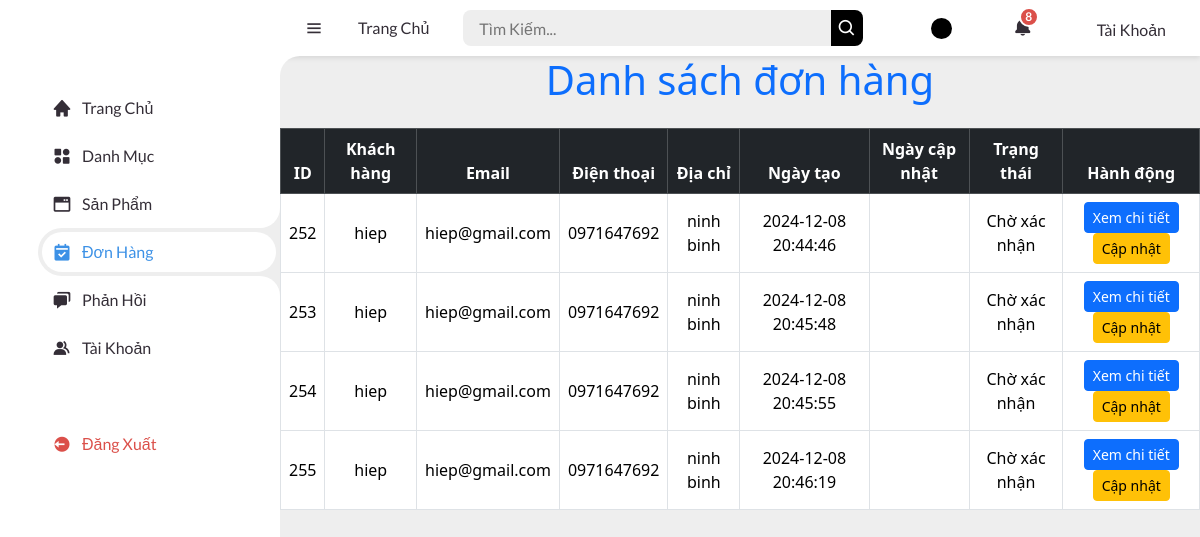
Page /?action=listOrders (signed in) on the committed database.
### tables this page shows
CREATE TABLE `order_details` (
  `order_detail_id` int NOT NULL,
  `name` varchar(255) NOT NULL,
  `email` varchar(255) NOT NULL,
  `phone` varchar(10) NOT NULL,
  `address` varchar(255) NOT NULL,
  `note` text NOT NULL,
  `user_id` int NOT NULL,
  `coupon_id` int DEFAULT NULL,
  `shipping_id` int DEFAULT NULL,
  `created_at` timestamp NULL DEFAULT NULL,
  `updated_at` timestamp NULL DEFAULT NULL,
  `status` int NOT NULL DEFAULT '0' COMMENT '0. Chờ xác nhận 1. Đã xác nhận 2. Đang vận chuyển 3. Hoàn thành'
);

### controllers/admin/OrderControllers.php (called while the page is built, shortened)
<?php
class OrderControllers{
    public $orderModel;
    public function __construct()
    {
        $this->orderModel = new OrderModel();
    }
    public function listOrder()
    {
        $orders = $this->orderModel->allOrder();
        $statusShow = [
            0 => 'Chờ xác nhận',
            1 => 'Đã xác nhận',
            2 => 'Đang vận chuyển',
            3 => 'Hoàn thành',
         ];
        require_once './views/admin/Order/showOrder.php';
    }
    }
?>

### commons/function.php (called while the page is built, shortened)
<?php
function connect_db() {
    try {
        $dsn = 'mysql:host=' . DB_HOST . ';port=' . DB_PORT . ';dbname=' . DB_NAME . ';charset=utf8';
        $conn = new PDO($dsn, DB_USERNAME, DB_PASSWORD);
        $conn->setAttribute(PDO::ATTR_ERRMODE, PDO::ERRMODE_EXCEPTION);
        $conn->setAttribute(PDO::ATTR_DEFAULT_FETCH_MODE, PDO::FETCH_ASSOC);
        return $conn;
    } catch (PDOException $e) {
        die('Lỗi kết nối CSDL: ' . $e->getMessage());
    }
}
?>

### models/OrderModel.php (called while the page is built, shortened)
<?php
class OrderModel
{
    public $conn;
    public function __construct()
    {
        $this->conn = connect_db();
    }
    public function allOrder()
    {
        $sql = "SELECT * FROM `order_details`";
        $data = $this->conn->query($sql);
        return $data->fetchAll();
    }
}

### views/admin/Order/showOrder.php (the view, shortened to what this page needs)
<?php include ('./views/admin/layout/header.php'); ?>
<section id="sidebar">
    <ul class="side-menu top">
        <li>
            <a href="index.php?action=admin">
                <i class='bx bxs-home'></i>
                <span class="text">Trang Chủ</span>
            </a>
        </li>
        <li>
            <a href="index.php?action=home-dm">
                <i class='bx bxs-category-alt'></i>
                <span class="text">Danh Mục</span>
            </a>
        </li>
        <li >
            <a href="index.php?action=product">
                <i class='bx bxs-window-alt'></i>
                <span class="text">Sản Phẩm</span>
            </a>
        </li>
        <li class="active">
            <a href="index.php?action=listOrders">
                <i class='bx bxs-calendar-check'></i>
                <span class="text">Đơn Hàng</span>
            </a>
        </li>
        <li>
            <a href="index.php?action=showComment">
                <i class='bx bxs-chat'></i>
                <span class="text">Phản Hồi</span>
            </a>
        </li>
        <li>
            <a href="index.php?action=all_register">
                <i class='bx bxs-group'></i>
                <span class="text">Tài Khoản</span>
            </a>
        </li>
    </ul>
    <ul class="side-menu">
        <li>
            <a href="index.php?action=logout" class="logout">
                <i class='bx bxs-log-out-circle'></i>
                <span class="text">Đăng Xuất</span>
            </a>
        </li>
    </ul>
</section>
<section id="content">
<nav>
        <i class='bx bx-menu'></i>
        <a href="?action=admin" class="nav-link">Trang Chủ</a>
        <form action="#">
            <div class="form-input">
                <input type="search" placeholder="Tìm Kiếm...">
                <button type="submit" class="search-btn"><i class='bx bx-search'></i></button>
            </div>
        </form>
        <label for="switch-mode" class="switch-mode"></label>
        <a href="#" class="notification">
            <i class='bx bxs-bell'></i>
            <span class="num">8</span>
        </a>
        <div class="header_account">
                                <ul class="d-flex">
                                    <li class="header_search"><a href="#"><i class="icon-magnifier icons"></i></a></li>
                                    <li class="account_link">
                                        <a href="#"><i class="icon-user icons"></i> Tài Khoản</a>
                                    </li>
                                </ul>
                            </div>
    </nav>
<h1 class="text-center text-primary mb-4">Danh sách đơn hàng</h1>
<table class="table table-hover table-bordered text-center align-middle">
    <thead class="table-dark">
        <tr>
            <th>ID</th>
            <th>Khách hàng</th>
            <th>Email</th>
            <th>Điện thoại</th>
            <th>Địa chỉ</th>
            <th>Ngày tạo</th>
            <th>Ngày cập nhật</th>
            <th>Trạng thái</th>
            <th>Hành động</th>
        </tr>
    </thead>
    <tbody>
        <?php foreach ($orders as $order) { ?>
            <tr>
                    <td><?= $order['order_detail_id'] ?></td>
                    <td><?= $order['name'] ?></td>
                    <td><?= $order['email'] ?></td>
                    <td><?= $order['phone'] ?></td>
                    <td><?= $order['address'] ?></td>
                    <td><?= $order['created_at'] ?></td>
                    <td><?= $order['updated_at'] ?></td>
                    <td><?=$statusShow[$order['status']]?></td>
                    <td>
                        <a href="?action=showOrder&id=<?= $order['order_detail_id'] ?>" class="btn btn-primary btn-sm">Xem chi tiết</a>
                        <a href="?action=updateOrder&id=<?= $order['order_detail_id'] ?>" class="btn btn-warning btn-sm">Cập nhật</a>
                    </td>
            </tr>
        <?php } ?>
    </tbody>
</table>
<?php include ('./views/admin/layout/footer.php'); ?>

### index.php (shortened to what this page needs)
<?php
require_once "./commons/function.php";
require_once './models/ProductQuery.php';
require_once './models/OrderModel.php';
require_once './controllers/admin/OrderControllers.php';
$action = isset($_GET["action"]) ? $_GET["action"] :'client';
$orderAdmin = new OrderControllers();
switch ($action) {
    case 'listOrders';
        $orderAdmin->listOrder();
        break;
    }
?>

### views/admin/layout/header.php (shortened to what this page needs)
<!DOCTYPE html>
<html lang="en">
<head>
    <link href="https://cdn.jsdelivr.net/npm/bootstrap@5.3.2/dist/css/bootstrap.min.css" rel="stylesheet"
>
    <link href='https://unpkg.com/boxicons@2.0.9/css/boxicons.min.css' rel='stylesheet'>
    <link rel="stylesheet" href="public/admin/dist/css/admin.css">
    <link href="https://cdnjs.cloudflare.com/ajax/libs/bootstrap-datepicker/1.9.0/css/bootstrap-datepicker.min.css"
        rel="stylesheet">
</head>
<body></body>

### views/admin/layout/footer.php (shortened to what this page needs)
</body>
</html>

### views/admin/layout/header.php (style rules this page uses)
nav { display: flex; align-items: center; justify-content: space-between; background-color: #fff; padding: 10px 20px; box-shadow: 0 2px 5px rgba(0, 0, 0, 0.1); }
nav a { text-decoration: none; color: #333; font-weight: 500; margin: 0 10px; transition: color 0.3s ease; }
.header_account { position: relative; }
.header_account ul { list-style: none; margin: 0; padding: 0; display: flex; align-items: center; }
.header_account .account_link { position: relative; cursor: pointer; }

### rows in the picture
order_details: order_detail_id "252", name "hiep", email "hiep@gmail.com", phone "0971647692", address "ninh binh", created_at "2024-12-08 20:44:46", status "Chờ xác nhận"
order_details: order_detail_id "253", name "hiep", email "hiep@gmail.com", phone "0971647692", address "ninh binh", created_at "2024-12-08 20:45:48", status "Chờ xác nhận"
order_details: order_detail_id "254", name "hiep", email "hiep@gmail.com", phone "0971647692", address "ninh binh", created_at "2024-12-08 20:45:55", status "Chờ xác nhận"
order_details: order_detail_id "255", name "hiep", email "hiep@gmail.com", phone "0971647692", address "ninh binh", created_at "2024-12-08 20:46:19", status "Chờ xác nhận"
